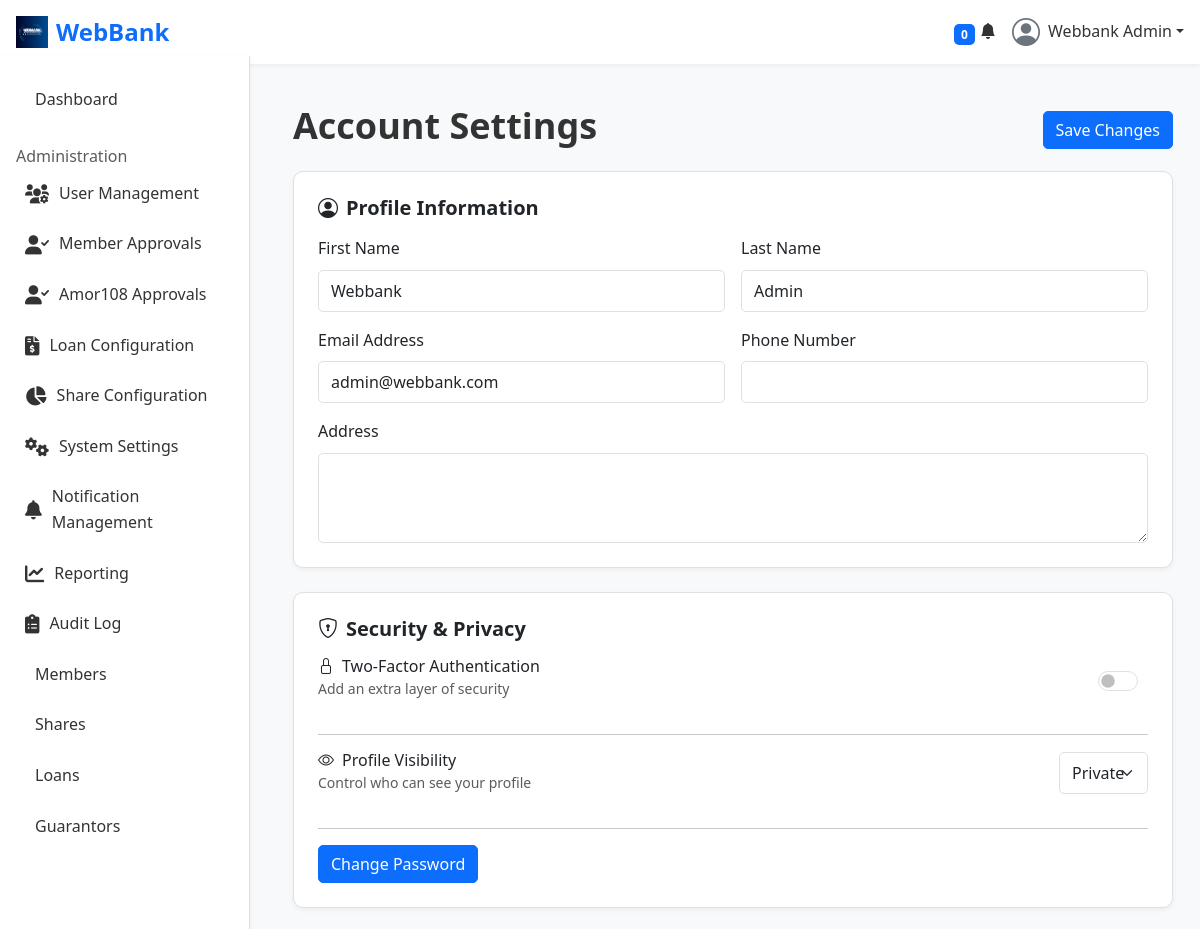
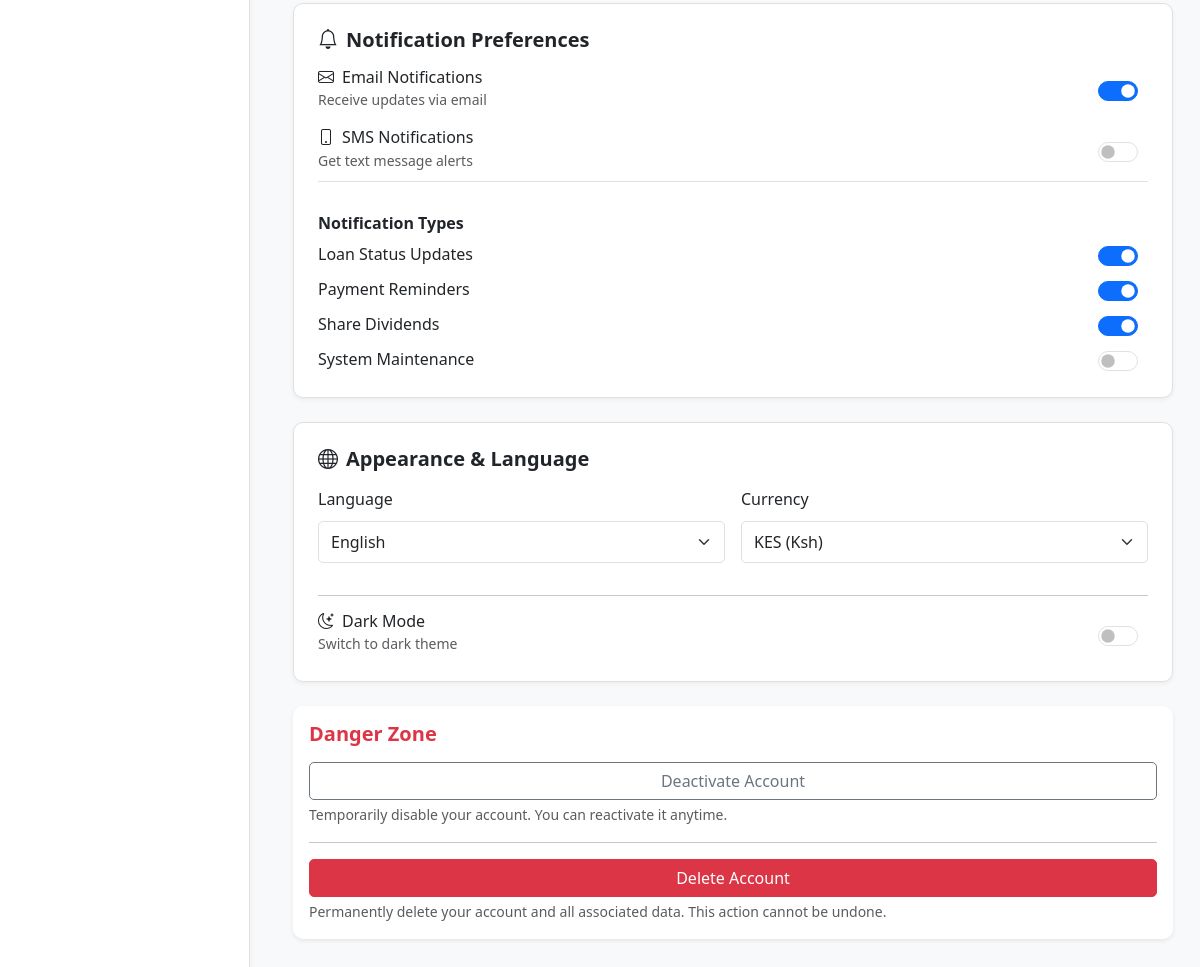
The app's page /accounts/settings/ (signed in) with its own data (2 pictures, top to bottom).
### accounts/models.py (models this page shows, shortened)
class User(AbstractUser):
    USER_TYPES = (
        ('member', 'Member'),
        ('director', 'Director'),
        ('admin', 'System Admin'),
        ('guarantor', 'Guarantor'),
        ('founder', 'Founder'),
    )
    email = models.EmailField(unique=True) # Redefine email to make it unique
    USERNAME_FIELD = 'email'
    REQUIRED_FIELDS = ['first_name', 'last_name', 'phone_number']
    user_type = models.CharField(max_length=20, choices=USER_TYPES, default='member')
    phone_number = models.CharField(max_length=15, blank=True)
    residential_area = models.CharField(max_length=100, blank=True)
    address = models.TextField(blank=True)
    nationality = models.CharField(max_length=50, blank=True)
    id_number = models.CharField(max_length=20, blank=True)
    passport_no = models.CharField(max_length=20, blank=True)
    date_of_birth = models.DateField(null=True, blank=True)
    profile_picture = models.ImageField(upload_to='profiles/', null=True, blank=True)
    member_id = models.CharField(max_length=20, unique=True, null=True, blank=True)
    date_joined_sacco = models.DateField(null=True, blank=True)
    credit_score = models.IntegerField(default=750)
    is_verified = models.BooleanField(default=False)
    PROFILE_VISIBILITY_CHOICES = [
        ('private', 'Private'),
        ('public', 'Public'),
        ('only_me', 'Only Me'),
    ]
    profile_visibility = models.CharField(max_length=10, choices=PROFILE_VISIBILITY_CHOICES, default='private')
    two_factor_enabled = models.BooleanField(default=False) # Controls user preference for 2FA; full 2FA enforcement logic to be implemented separately.
    email_notifications = models.BooleanField(default=True)
    sms_notifications = models.BooleanField(default=False)
    loan_status_notifications = models.BooleanField(default=True)
    payment_reminders = models.BooleanField(default=True)
    share_dividend_notifications = models.BooleanField(default=True)
    system_maintenance_notifications = models.BooleanField(default=False)
    PREFERRED_LANGUAGE_CHOICES = [
        ('en', 'English'),
        ('es', 'Spanish'),
        ('fr', 'French'),
    ]
    preferred_language = models.CharField(max_length=5, choices=PREFERRED_LANGUAGE_CHOICES, default='en')
    PREFERRED_CURRENCY_CHOICES = [
        ('KES', 'KES (Ksh)'),
        ('USD', 'USD ($)'),
        ('EUR', 'EUR (€)'),
    ]
    preferred_currency = models.CharField(max_length=5, choices=PREFERRED_CURRENCY_CHOICES, default='KES')
    dark_mode_enabled = models.BooleanField(default=False)
    preferred_director = models.ForeignKey(
        'self',
        on_delete=models.SET_NULL,
        null=True,
        blank=True,
        related_name='preferred_members',
        limit_choices_to={'user_type': 'director'} # Filter choices to directors only
    )

### accounts/views.py (the view)
# urls.py: path('settings/', views.settings, name='settings'),
@login_required
def settings(request):
    user = request.user
    if request.method == 'POST':
        form = UserSettingsForm(request.POST, instance=user)
        if form.is_valid():
            form.save()
            messages.success(request, 'Settings updated successfully!')
            return redirect('accounts:settings')
    else:
        form = UserSettingsForm(instance=user)
    return render(request, 'accounts/settings.html', {'form': form})

### templates/accounts/settings.html (shortened to what this page needs)
{% extends 'base.html' %}
{% load static %}
{% block content %}
<div class="container mt-4 content m-lg-2">
    <div class="d-flex justify-content-between align-items-center mb-3">
        <h3 class="fw-bold">Account Settings</h3>
        <button type="submit" form="settingsForm" class="btn btn-primary">Save Changes</button>
    </div>
    <form id="settingsForm" method="post">
        <div class="card mb-4 p-4">
            <h5 class="fw-bold mb-3"><i class="bi bi-person-circle me-2"></i>Profile Information</h5>
            <div class="row g-3">
                <div class="col-md-6">
                    <label class="form-label">First Name</label>
                    {{ form.first_name }}
                </div>
                <div class="col-md-6">
                    <label class="form-label">Last Name</label>
                    {{ form.last_name }}
                </div>
                <div class="col-md-6">
                    <label class="form-label">Email Address</label>
                    {{ form.email }}
                </div>
                <div class="col-md-6">
                    <label class="form-label">Phone Number</label>
                    {{ form.phone_number }}
                </div>
                <div class="col-12">
                    <label class="form-label">Address</label>
                    {{ form.address }}
                </div>
            </div>
        </div>
        <div class="card p-4 mb-4">
            <h5 class="fw-bold mb-3"><i class="bi bi-shield-lock me-2"></i>Security & Privacy</h5>
            <div class="d-flex justify-content-between align-items-center mb-3">
                <div>
                    <h6 class="mb-0"><i class="bi bi-lock me-2"></i>Two-Factor Authentication</h6>
                    <small class="text-muted">Add an extra layer of security</small>
                </div>
                <div class="form-check form-switch fs-5">
                    <input class="form-check-input" type="checkbox">
                </div>
            </div>
            <hr>
            <div class="d-flex justify-content-between align-items-center mb-3">
                <div>
                    <h6 class="mb-0"><i class="bi bi-eye me-2"></i>Profile Visibility</h6>
                    <small class="text-muted">Control who can see your profile</small>
                </div>
                <div>
                    <select class="form-select w-auto">
                        <option selected>Private</option>
                    </select>
                </div>
            </div>
            <hr>
            <div>
                <a href="{% url 'accounts:password_change' %}" class="btn btn-primary">Change Password</a>
            </div>
        </div>
        <div class="card p-4 mb-4">
            <h5 class="fw-bold mb-3"><i class="bi bi-bell me-2"></i>Notification Preferences</h5>
            <div class="d-flex justify-content-between align-items-center mb-3">
                <div>
                    <h6 class="mb-0"><i class="bi bi-envelope me-2"></i>Email Notifications</h6>
                    <small class="text-muted">Receive updates via email</small>
                </div>
                <div class="form-check form-switch fs-5">
                    <input class="form-check-input" type="checkbox" checked>
                </div>
            </div>
            <div class="d-flex justify-content-between align-items-center mb-3 border-bottom pb-2">
                <div>
                    <h6 class="mb-0"><i class="bi bi-phone me-2"></i>SMS Notifications</h6>
                    <small class="text-muted">Get text message alerts</small>
                </div>
                <div class="form-check form-switch fs-5">
                    <input class="form-check-input" type="checkbox">
                </div>
            </div>
            <h6 class="mt-3 mb-2 fw-semibold">Notification Types</h6>
            <div class="d-flex justify-content-between align-items-center mb-2">
                <span>Loan Status Updates</span>
                <div class="form-check form-switch fs-5">
                    <input class="form-check-input" type="checkbox" checked>
                </div>
            </div>
            <div class="d-flex justify-content-between align-items-center mb-2">
                <span>Payment Reminders</span>
                <div class="form-check form-switch fs-5">
                    <input class="form-check-input" type="checkbox" checked>
                </div>
            </div>
            <div class="d-flex justify-content-between align-items-center mb-2">
                <span>Share Dividends</span>
                <div class="form-check form-switch fs-5">
                    <input class="form-check-input" type="checkbox" checked>
                </div>
            </div>
            <div class="d-flex justify-content-between align-items-center">
                <span>System Maintenance</span>
                <div class="form-check form-switch fs-5">
                    <input class="form-check-input" type="checkbox">
                </div>
            </div>
        </div>
        <div class="card p-4 mb-4">
            <h5 class="fw-bold mb-3"><i class="bi bi-globe me-2"></i>Appearance & Language</h5>
            <div class="row g-3 mb-3">
                <div class="col-md-6">
                    <label class="form-label">Language</label>
                    <select class="form-select">
                        <option selected>English</option>
                    </select>
                </div>
                <div class="col-md-6">
                    <label class="form-label">Currency</label>
                    <select class="form-select">
                        <option selected>KES (Ksh)</option>
                    </select>
                </div>
            </div>
            <hr>
            <div class="d-flex justify-content-between align-items-center">
                <div>
                    <h6 class="mb-0"><i class="bi bi-moon-stars me-2"></i>Dark Mode</h6>
                    <small class="text-muted">Switch to dark theme</small>
                </div>
                <div class="form-check form-switch fs-5">
                    <input class="form-check-input" type="checkbox">
                </div>
            </div>
        </div>
    </form>
    <div class="card border-0 shadow-sm mt-4">
        <div class="card-body">
            <h5 class="text-danger fw-bold mb-3">Danger Zone</h5>
            <button class="btn btn-outline-secondary w-100 mb-1">
                Deactivate Account
            </button>
            <small class="text-muted d-block mb-3">
                Temporarily disable your account. You can reactivate it anytime.
            </small>
            <hr>
            <button class="btn btn-danger w-100 mb-1">
                Delete Account
            </button>
            <small class="text-muted d-block">
                Permanently delete your account and all associated data. This action cannot be undone.
            </small>
        </div>
    </div>
</div>
{% endblock %}

### templates/base.html (shortened to what this page needs)
{% load static %}
<!DOCTYPE html>
<html lang="en">
<head>
  <link href="https://cdn.jsdelivr.net/npm/bootstrap@5.3.3/dist/css/bootstrap.min.css" rel="stylesheet">
  <link rel="stylesheet" href="https://cdnjs.cloudflare.com/ajax/libs/font-awesome/6.0.0-beta3/css/all.min.css">
  <link rel="stylesheet" href="{% static 'webbank/css/styles.css' %}">
  <link href='https://cdn.boxicons.com/fonts/basic/boxicons.min.css' rel='stylesheet'>
  <link href="https://cdn.jsdelivr.net/npm/bootstrap-icons@1.10.5/font/bootstrap-icons.css" rel="stylesheet">
</head>
<body>
  <nav class="navbar navbar-expand-lg navbar-light bg-light fixed-top px-3">
      <div class="d-flex align-items-center">
          <a class="navbar-brand d-flex align-items-center" href="{% url 'index' %}">
              <img src="{% static 'webbank/images/webbank.png' %}" alt="WebBank Logo" height="32" class="me-2">
              <span class="fw-bold text-primary">WebBank</span>
          </a>
      </div>
      <div class="ms-auto d-flex align-items-center">
          <li class="nav-item dropdown list-unstyled">
              <a class="nav-link nav-icon" href="#" data-bs-toggle="dropdown">
                  <i class="bi bi-bell-fill"></i>
                  <span class="badge bg-primary badge-number me-3">{{ unread_notifications_count|default:0 }}</span>
              </a>
          </li>
          <li class="nav-item dropdown ps-3 list-unstyled">
              <a class="nav-link nav-profile d-flex align-items-center pe-0" href="#" data-bs-toggle="dropdown">
                  {% if user.profile_picture %}
                  <img src="{{ user.profile_picture.url }}" alt="Profile" class="rounded-circle" width="32" height="32">
                  {% else %}
                  <i class="bi bi-person-circle fs-3 text-secondary"></i>
                  {% endif %}
                  <span class="d-none d-md-block dropdown-toggle ps-2">{{ user.get_full_name|default:user.username }}</span>
              </a>
          </li>
      </div>
  </nav>
  <div class="sidebar" id="sidebar">
      {% if user.is_authenticated %}
    {% if user.user_type == 'founder' %}
        <a href="{% url 'admin_panel:founder_dashboard' %}" class="nav-link {% if request.resolver_match.url_name == 'founder_dashboard' %}active{% endif %}">
            <i class='bx bxs-dashboard'></i> Dashboard
        </a>
    {% elif user.user_type == 'admin' %}
        <a href="{% url 'admin_panel:admin_dashboard' %}" class="nav-link {% if request.resolver_match.url_name == 'admin_dashboard' %}active{% endif %}">
             Dashboard
        </a>
    {% else %}
        <a href="{% url 'dashboard:main_dashboard' %}" class="nav-link {% if request.resolver_match.url_name == 'main_dashboard' %}active{% endif %}">
            <i class='bx bxs-dashboard'></i> Dashboard
        </a>
    {% endif %}
      {% if not is_amor108_dashboard %}
      {% if user.user_type == 'founder' or user.user_type == 'admin' %}
      <h6 class="sidebar-heading d-flex justify-content-between align-items-center px-3 mt-4 mb-1 text-muted">
          <span>Administration</span>
      </h6>
      <a href="{% url 'admin_panel:user_list' %}" class="nav-link {% if 'user_' in request.resolver_match.view_name %}active{% endif %}">
          <i class='fas fa-users-cog'></i> User Management
      </a>
      <a href="{% url 'admin_panel:pending_members' %}" class="nav-link {% if 'pending_members' in request.resolver_match.view_name %}active{% endif %}">
          <i class='fas fa-user-check'></i> Member Approvals
      </a>
      <a href="{% url 'admin_panel:pending_amor108_members' %}" class="nav-link {% if 'pending_amor108_members' in request.resolver_match.view_name %}active{% endif %}">
          <i class='fas fa-user-check'></i> Amor108 Approvals
      </a>
      <a href="{% url 'admin_panel:loan_config_panel' %}" class="nav-link {% if 'loan_config' in request.resolver_match.view_name or 'loan_type' in request.resolver_match.view_name %}active{% endif %}">
          <i class='fas fa-file-invoice-dollar'></i> Loan Configuration
      </a>
      <a href="{% url 'admin_panel:share_config_panel' %}" class="nav-link {% if 'share_config' in request.resolver_match.view_name %}active{% endif %}">
          <i class='fas fa-chart-pie'></i> Share Configuration
      </a>
      <a href="{% url 'admin_panel:system_config_panel' %}" class="nav-link {% if 'system_config' in request.resolver_match.view_name %}active{% endif %}">
          <i class='fas fa-cogs'></i> System Settings
      </a>
      <a href="{% url 'admin_panel:notification_settings_panel' %}" class="nav-link {% if 'notification_' in request.resolver_match.view_name %}active{% endif %}">
          <i class='fas fa-bell'></i> Notification Management
      </a>
      <a href="{% url 'admin_panel:reporting_dashboard' %}" class="nav-link {% if 'report' in request.resolver_match.view_name %}active{% endif %}">
          <i class='fas fa-chart-line'></i> Reporting
      </a>
      <a href="{% url 'admin_panel:audit_log_list' %}" class="nav-link {% if 'audit_log' in request.resolver_match.view_name %}active{% endif %}">
          <i class='fas fa-clipboard-list'></i> Audit Log
      </a>
      {% endif %}
      {% if user.user_type == 'admin' %}
      <a href="{% url 'members:members_dashboard' %}" class="nav-link {% if request.resolver_match.url_name == 'members_dashboard' %}active{% endif %}">
           Members
      </a>
      {% endif %}
      <a href="{% url 'shares:shares_dashboard' %}" class="nav-link {% if request.resolver_match.url_name == 'shares_dashboard' %}active{% endif %}">
           Shares
      </a>
      <a href="{% url 'loans:loans_dashboard' %}" class="nav-link {% if request.resolver_match.url_name == 'loans_dashboard' %}active{% endif %}">
           Loans
      </a>
      {% endif %}
      {% if user.user_type == 'guarantor' or user.user_type == 'admin' or user.user_type == 'founder' %}
      <a href="{% url 'guarantees:guarantees_dashboard' %}" class="nav-link {% if request.resolver_match.url_name == 'guarantees_dashboard' %}active{% endif %}">
           Guarantors
      </a>
      {% endif %}
      {% endif %}
  </div>
  <div class="content main-content">
      {% block content %}
      {% endblock %}
  </div>
</body>
</html>

### records on screen
User: get_full_name "Webbank Admin", first_name "Webbank", last_name "Admin", email "admin@webbank.com"

### other values on screen
{{ unread_notifications_count|default:0 }} "0"
